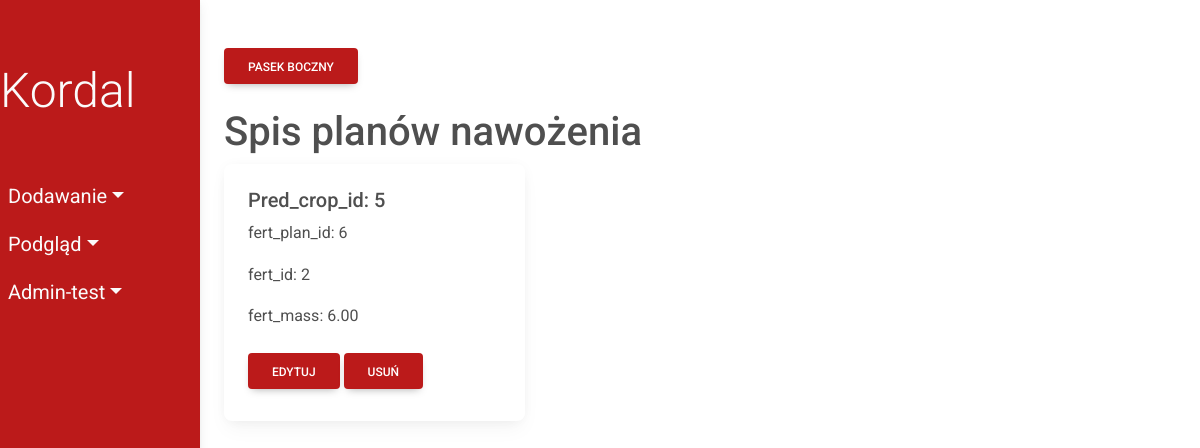
Page /fertilization_plans/ on the earlier database version.
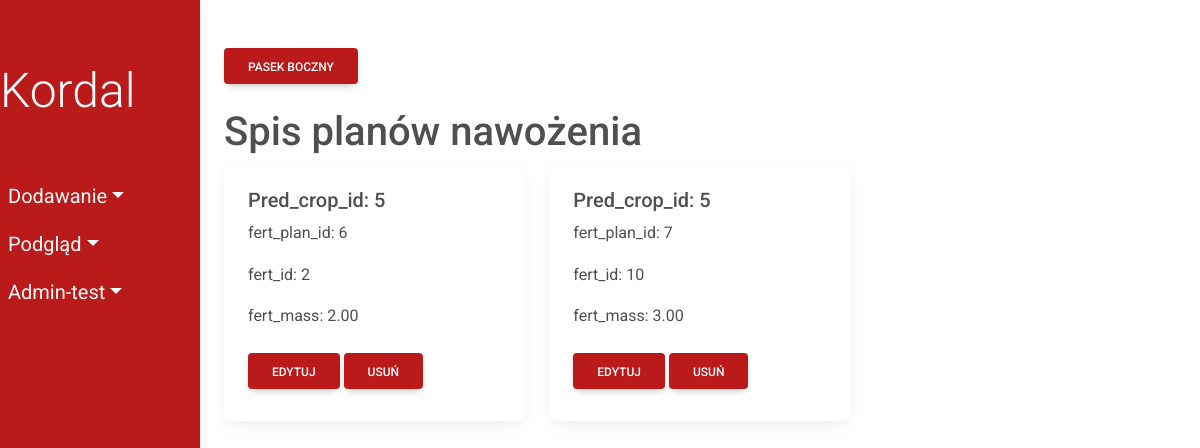
Same page on the later database version.
### fields/models.py (models this page shows)
class FertilizationPlan(models.Model):
    predicted_crop = models.ForeignKey(
        'PredictedCrop', on_delete=models.CASCADE)
    fertilizer = models.ForeignKey('Fertilizer', on_delete=models.CASCADE)
    fertilizer_mass = models.DecimalField(max_digits=10, decimal_places=2)
    class Meta:
        db_table = 'FertilizationPlan'

### fields/views/viewsFertilizationPlan.py (the view)
# urls.py: path('fertilization_plans/', viewsFertilizationPlan.show_fertilization_plans,
def show_fertilization_plans(request):
    fertilization_plans = FertilizationPlan.objects.all()
    return render(request, 'fields/show/fertilizationPlan.html', {'fertilization_plans': fertilization_plans})

### fields/templates/fields/show/fertilizationPlan.html
{% extends 'fields/index.html' %}
      {% block content %}
      <h1>Spis planów nawożenia</h1>
      <div class="row">
        {% for fertilization_plan in fertilization_plans %}
        <div class="col-sm-4">
          <div class="card">
            <div class="card-body">
              <h5 class="card-title">Pred_crop_id: {{ fertilization_plan.predicted_crop_id}}</h5>
              <p class="card-text">fert_plan_id: {{ fertilization_plan.id}}</p>
              <p class="card-text">fert_id: {{ fertilization_plan.fertilizer_id}}</p>
              <p class="card-text">fert_mass: {{ fertilization_plan.fertilizer_mass}}</p>
              <a href="update/{{fertilization_plan.id}}" class="btn my-2 menu-btn">Edytuj</a>
              <a href="delete/{{fertilization_plan.id}}" class="btn my-2 menu-btn">Usuń</a>
            </div>
          </div>
        </div>
        {% endfor %}
      </div>
    {% endblock %}

### fields/templates/fields/index.html (shortened to what this page needs)
<!DOCTYPE html>
{% load static %}
<html lang="en">
<head>
    <link
    href="https://cdnjs.cloudflare.com/ajax/libs/font-awesome/6.0.0/css/all.min.css"
    rel="stylesheet"
    />
    <link
    href="https://cdnjs.cloudflare.com/ajax/libs/mdb-ui-kit/6.0.1/mdb.min.css"
    rel="stylesheet"
    />
    <link rel="stylesheet" type="text/css" href=" {% static 'css/style.css' %} ">
</head>
<body>
    <nav class="navbar navbar-expand d-flex flex-column align-items-start active-nav" id="sidebar">
      <a href="{% url 'index' %}" class="navbar-brand text-light mt-5">
        <div class="display-5 font-weight-bold">Kordal</div>
      </a>
      <ul class="navbar-nav d-flex flex-column mt-5 w-100">
        <li class="nav-item dropdown w-100">
          <a href="#" class="nav-link dropdown-toggle text-light  pl-4" id="navbarDropdown" role="button" data-bs-toggle="dropdown" aria-expanded="false">Dodawanie</a>
        </li>
        <li class="nav-item dropdown w-100">
          <a href="#" class="nav-link dropdown-toggle text-light  pl-4" id="navbarDropdown" role="button" data-bs-toggle="dropdown" aria-expanded="false">Podgląd</a>
        </li>
        <li class="nav-item dropdown w-100">
          <a href="#" class="nav-link dropdown-toggle text-light  pl-4" id="navbarDropdown" role="button" data-bs-toggle="dropdown" aria-expanded="false">Admin-test</a>
        </li>
      </ul>
    </nav>
    <section class="p-4 my-container active-cont">
      <button class="btn my-4 menu-btn"> Pasek boczny </button>
      {% block content %}{% endblock %}
    </section>
</body>
</html>

### fields/static/css/style.css (style rules this page uses)
* { margin: 0; padding: 0; box-sizing: border-box; }
:root { --nav-bg: #bb1a1a; --dropdown-bg: #cc2b2b }
body { min-height: 100vh; background-color: #fff; }
.navbar { position: fixed; width: 200px; height: 100vh; margin-left: -300px; transition: 0.5s; background-color: var(--nav-bg); }
.nav-link { font-size: 1.25em; }
.my-container { transition: 0.4s; }
.menu-btn { background-color: var(--nav-bg); color:#fff }
.active-cont { margin-left:200px; }
.active-nav { margin-left: 0; }

Differences in the rows shown:
changed FertilizationPlan id 6: fertilizer_mass "6.00" → "2.00"
added FertilizationPlan: predicted_crop_id "5", id "7", fertilizer_id "10", fertilizer_mass "3.00"
